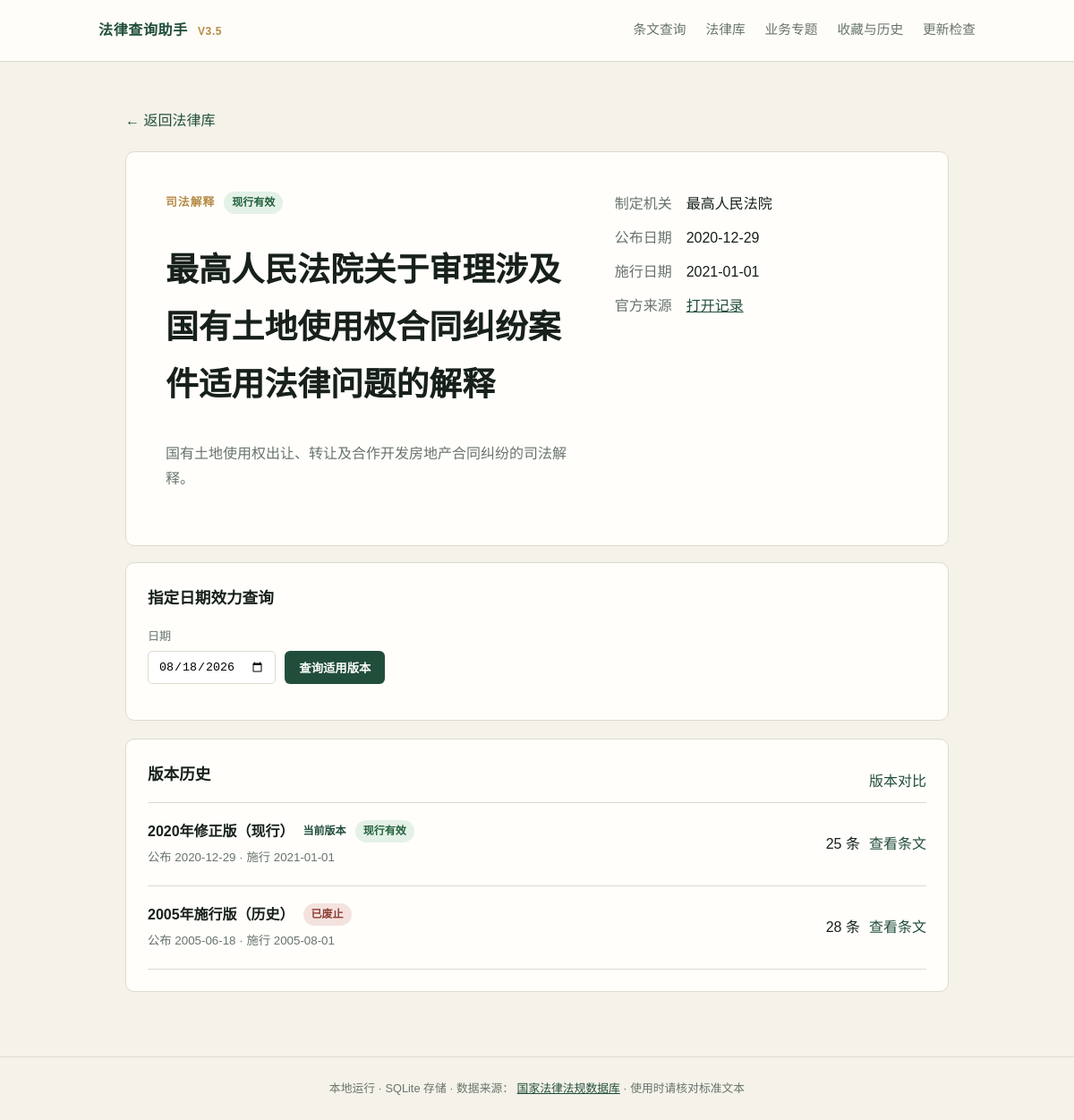
Screenshot of /laws/spc-state-land-use-contract-interpretation with the database file from the repository.
### tables this page shows
CREATE TABLE laws (
    id INTEGER PRIMARY KEY AUTOINCREMENT,
    slug TEXT NOT NULL UNIQUE,
    title TEXT NOT NULL,
    short_name TEXT NOT NULL DEFAULT '',
    issuing_authority TEXT NOT NULL DEFAULT '',
    jurisdiction TEXT NOT NULL DEFAULT '中国',
    category TEXT NOT NULL DEFAULT '法律',
    status TEXT NOT NULL DEFAULT 'effective',
    promulgation_date TEXT,
    effective_date TEXT,
    expiry_date TEXT,
    source_url TEXT NOT NULL DEFAULT '',
    description TEXT NOT NULL DEFAULT '',
    created_at TEXT NOT NULL DEFAULT CURRENT_TIMESTAMP,
    updated_at TEXT NOT NULL DEFAULT CURRENT_TIMESTAMP
);

CREATE TABLE law_versions (
    id INTEGER PRIMARY KEY AUTOINCREMENT,
    law_id INTEGER NOT NULL,
    version_label TEXT NOT NULL,
    status TEXT NOT NULL DEFAULT 'effective',
    promulgation_date TEXT,
    effective_date TEXT,
    expiry_date TEXT,
    source_url TEXT NOT NULL DEFAULT '',
    source_record_id TEXT NOT NULL DEFAULT '',
    source_hash TEXT NOT NULL DEFAULT '',
    is_current INTEGER NOT NULL DEFAULT 0 CHECK (is_current IN (0, 1)),
    imported_at TEXT NOT NULL DEFAULT CURRENT_TIMESTAMP,
    FOREIGN KEY (law_id) REFERENCES laws(id) ON DELETE CASCADE,
    UNIQUE (law_id, version_label)
);

### app.py (the view, shortened to what this page needs)
    @app.get("/laws/<law_slug>")
    def law_detail(law_slug: str):
        db = get_db()
        law = db.execute("SELECT * FROM laws WHERE slug=?", (law_slug,)).fetchone()
        if law is None:
            abort(404)
        versions = db.execute(
            """
            SELECT v.*, COUNT(a.id) AS article_count
            FROM law_versions v LEFT JOIN articles a ON a.law_version_id=v.id
            WHERE v.law_id=? GROUP BY v.id
            ORDER BY v.is_current DESC, COALESCE(v.effective_date, '') DESC, v.id DESC
            """,
            (law["id"],),
        ).fetchall()
        as_of = valid_as_of(request.args.get("as_of", "").strip())
        effective_version = None
        return render_template(
            "law_detail.html", law=law, versions=versions, today=date.today().isoformat(),
            as_of=as_of, effective_version=effective_version,
        )

### db.py (called while the page is built)
def get_db() -> sqlite3.Connection:
    if "db" not in g:
        db_path = Path(current_app.config["DATABASE"])
        db_path.parent.mkdir(parents=True, exist_ok=True)
        g.db = sqlite3.connect(db_path)
        g.db.row_factory = sqlite3.Row
        g.db.execute("PRAGMA foreign_keys = ON")
    return g.db

### templates/law_detail.html (shortened to what this page needs)
{% extends "base.html" %}
{% block content %}
  <a class="back" href="{{ url_for('law_library') }}">← 返回法律库</a>
  <section class="law-profile">
    <div>
      <div class="source-row"><span class="law-category">{{ law['category'] }}</span><span class="status-badge {{ law['status'] }}">{{ law['status']|status_label }}</span></div>
      <h1>{{ law['title'] }}</h1>
      <p>{{ law['description'] }}</p>
    </div>
    <dl class="law-facts">
      <div><dt>制定机关</dt><dd>{{ law['issuing_authority'] or '—' }}</dd></div>
      <div><dt>公布日期</dt><dd>{{ law['promulgation_date']|date_or_dash }}</dd></div>
      <div><dt>施行日期</dt><dd>{{ law['effective_date']|date_or_dash }}</dd></div>
      {% if law['source_url'] %}<div><dt>官方来源</dt><dd><a href="{{ law['source_url'] }}" target="_blank" rel="noreferrer">打开记录</a></dd></div>{% endif %}
    </dl>
  </section>
  <section class="panel effective-date-panel">
    <h2>指定日期效力查询</h2>
    <form class="as-of-form" method="get">
      <label>日期 <input type="date" name="as_of" value="{{ as_of or today }}"></label>
      <button type="submit">查询适用版本</button>
    </form>
  </section>
  <section class="panel version-panel">
    <div class="section-heading"><h2>版本历史</h2>{% if versions|length > 1 %}<a href="{{ url_for('compare_versions', law_slug=law['slug']) }}">版本对比</a>{% endif %}</div>
    <div class="version-list">
      {% for version in versions %}
        <div class="version-row">
          <div>
            <div class="source-row"><strong>{{ version['version_label'] }}</strong>{% if version['is_current'] %}<span class="current-mark">当前版本</span>{% endif %}<span class="status-badge {{ version['status'] }}">{{ version['status']|status_label }}</span></div>
            <small>公布 {{ version['promulgation_date']|date_or_dash }} · 施行 {{ version['effective_date']|date_or_dash }}{% if version['expiry_date'] %} · 失效 {{ version['expiry_date'] }}{% endif %}</small>
          </div>
          <div class="version-actions">
            <span>{{ version['article_count'] }} 条</span>
            <a href="{{ url_for('version_articles', law_slug=law['slug'], version_id=version['id']) }}">查看条文</a>
          </div>
        </div>
      {% endfor %}
    </div>
  </section>
{% endblock %}

### static/style.css (style rules this page uses)
:root { --ink: #17201b; --muted: #68746d; --paper: #f5f2e9; --card: #fffefa; --green: #214e3b; --gold: #b68b46; --line: #dedacf; }
* { box-sizing: border-box; }
body { margin: 0; color: var(--ink); background: var(--paper); font-family: "Microsoft YaHei", "PingFang SC", sans-serif; line-height: 1.75; }
button, .button-link { border: 0; background: var(--green); color: white; padding: 14px 26px; border-radius: 6px; cursor: pointer; font-weight: 700; text-decoration: none; }
.tips div, .panel, .article-card, .empty { background: var(--card); border: 1px solid var(--line); border-radius: 10px; padding: 24px; }
.section-heading { display: flex; justify-content: space-between; align-items: center; }
.result-title-row, .source-row, .page-actions, .version-actions { display: flex; align-items: center; gap: 10px; }
.status-badge { white-space: nowrap; padding: 2px 9px; border-radius: 999px; font-size: .75rem; font-weight: 700; background: #ecebe6; color: var(--muted); }
.status-badge.effective { background: #e4f1e7; color: #23613e; }
.status-badge.expired, .status-badge.repealed { background: #f4e2df; color: #8b3e34; }
.back { display: inline-block; margin-bottom: 20px; color: var(--green); text-decoration: none; }
.as-of-form { display: flex; align-items: end; gap: 10px; margin: 16px 0; }
.as-of-form label { display: grid; gap: 4px; color: var(--muted); font-size: .82rem; }
.as-of-form input { padding: 9px 11px; border: 1px solid var(--line); border-radius: 5px; background: white; }
.as-of-form button { padding: 9px 16px; }
.source-meta, .law-facts { display: grid; grid-template-columns: repeat(2, 1fr); gap: 10px 24px; margin: 28px 0 0; padding-top: 20px; border-top: 1px solid var(--line); }
.source-meta div, .law-facts div, .law-card dl div { display: grid; grid-template-columns: 80px 1fr; }
.source-meta dt, .law-facts dt, .law-card dt { color: var(--muted); }
.source-meta dd, .law-facts dd, .law-card dd { margin: 0; }
.source-meta a, .law-facts a { color: var(--green); }
.panel { margin-top: 18px; }
.panel h2 { font-size: 1.1rem; margin-top: 0; }
.law-category { color: var(--gold); font-size: .8rem; font-weight: 700; letter-spacing: .08em; }
.law-profile { display: grid; grid-template-columns: 1.4fr 1fr; gap: 42px; background: var(--card); border: 1px solid var(--line); border-radius: 10px; padding: clamp(26px, 5vw, 44px); }
.law-profile h1 { font-family: SimSun, serif; font-size: 2.3rem; }
.law-profile p { color: var(--muted); }
.law-facts { grid-template-columns: 1fr; border: 0; padding: 0; margin: 0; align-content: start; }
.version-panel { margin-top: 20px; }
.version-list { border-top: 1px solid var(--line); }
.version-row { display: flex; justify-content: space-between; align-items: center; padding: 18px 0; border-bottom: 1px solid var(--line); }
.version-row small { color: var(--muted); }
.current-mark { color: var(--green); font-size: .75rem; font-weight: 700; }
.version-actions a, .section-heading a { color: var(--green); text-decoration: none; }

### rows the page displays
laws: category "司法解释", status|status_label "现行有效", title "最高人民法院关于审理涉及国有土地使用权合同纠纷案件适用法律问题的解释", description "国有土地使用权出让、转让及合作开发房地产合同纠纷的司法解释。", issuing_authority "最高人民法院", promulgation_date "2020-12-29", effective_date "2021-01-01"
law_versions: version_label "2020年修正版（现行）", is_current "当前版本", status|status_label "现行有效", promulgation_date "2020-12-29", effective_date "2021-01-01", article_count "25"
law_versions: version_label "2005年施行版（历史）", status|status_label "已废止", promulgation_date "2005-06-18", effective_date "2005-08-01", article_count "28"
